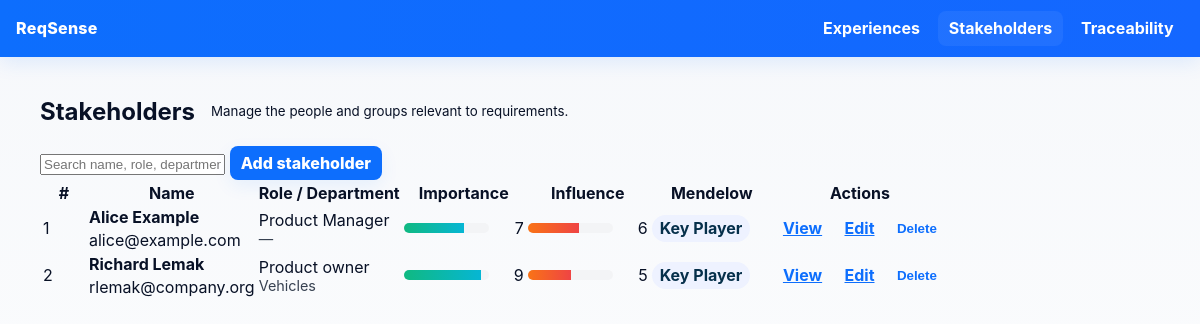
Before: /stakeholders/ with the older database file.
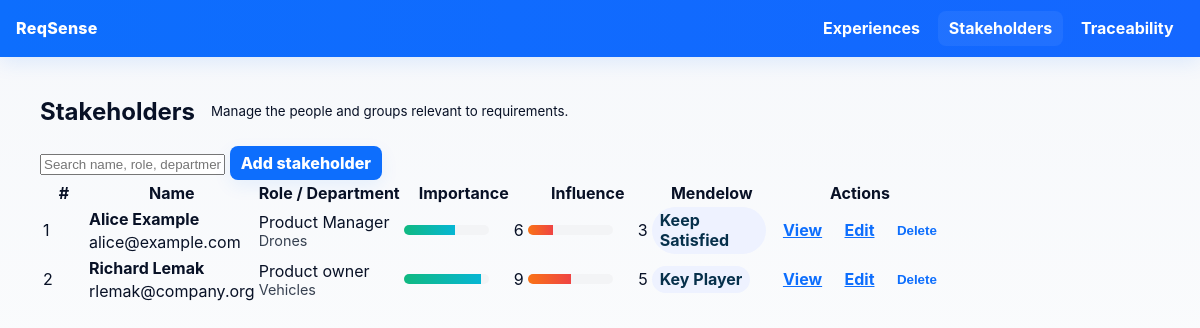
After: the same page with the newer database file.
### src/models.py (models this page shows)
class Stakeholder(db.Model):
    __tablename__ = 'stakeholders'
    id = db.Column(db.Integer, primary_key=True)
    name = db.Column(db.String(255), nullable=False)
    role = db.Column(db.String(255), nullable=True)
    department = db.Column(db.String(255), nullable=True)
    email = db.Column(db.String(255), nullable=True)
    type = db.Column(db.String(100), nullable=True)       # e.g. Customer, Partner, Internal
    importance = db.Column(db.Integer, nullable=True)    # 0..10
    influence = db.Column(db.Integer, nullable=True)     # 0..10
    notes = db.Column(db.Text, nullable=True)
    created_at = db.Column(db.DateTime(timezone=True), default=lambda: datetime.now(timezone.utc))
    experiences = db.relationship('Experience', back_populates='stakeholder', lazy='select')
    requirements = db.relationship(
        'RequirementSubmission',
        secondary=stakeholder_requirements,
        back_populates='stakeholders',
        lazy='select'
    )
    @property
    def mendelow_quadrant(self):
        if self.importance is None or self.influence is None:
            return 'n/a'
        try:
            imp = int(self.importance)
            inf = int(self.influence)
        except Exception:
            return 'n/a'
        if imp >= 5 and inf >= 5:
            return 'Key Player'
        if imp >= 5 and inf < 5:
            return 'Keep Satisfied'
        if imp < 5 and inf >= 5:
            return 'Keep Informed'
        return 'Monitor'

### src/routes/stakeholders.py (the view)
@stakeholders_bp.route('/', methods=['GET'])
def overview():
    stakeholders = Stakeholder.query.order_by(Stakeholder.name).all()
    return render_template('stakeholders/overview.html', stakeholders=stakeholders)

### src/templates/stakeholders/overview.html (shortened to what this page needs)
{% extends "base.html" %}
{% block content %}
<div class="stake-card">
  <div class="stake-header">
    <div style="display:flex;gap:1rem;align-items:center">
      <h2>Stakeholders</h2>
      <small class="small-muted">Manage the people and groups relevant to requirements.</small>
    </div>
    <div class="stake-actions">
      <input class="search-input" id="stake-search" placeholder="Search name, role, department..." aria-label="Search stakeholders">
      <a class="btn" href="{{ url_for('stakeholders.create') }}">Add stakeholder</a>
    </div>
  </div>
  <div class="table-wrap">
    <table class="stake-table" role="table" aria-label="Stakeholders list">
      <thead>
        <tr>
          <th style="width:42px">#</th>
          <th>Name</th>
          <th>Role / Department</th>
          <th style="width:120px">Importance</th>
          <th style="width:120px">Influence</th>
          <th style="width:120px">Mendelow</th>
          <th style="width:160px">Actions</th>
        </tr>
      </thead>
      <tbody id="stake-tbody">
        {% for s in stakeholders %}
        <tr data-name="{{ s.name|lower }}" data-role="{{ (s.role or '')|lower }}" data-dept="{{ (s.department or '')|lower }}">
          <td>{{ loop.index }}</td>
          <td>
            <div style="display:flex;flex-direction:column">
              <strong>{{ s.name }}</strong>
              <span class="small-muted" style="margin-top:.18rem">{{ s.email or '' }}</span>
            </div>
          </td>
          <td>
            <div class="small-muted">{{ s.role or '—' }}</div>
            <div style="font-size:.9rem;color:#374151">{{ s.department or '—' }}</div>
          </td>
          <td>
            <div style="display:flex;gap:.4rem;align-items:center">
              <div style="width:100%;background:#f3f4f6;border-radius:6px;height:10px;overflow:hidden">
                <div style="height:100%;background:linear-gradient(90deg,#10b981,#06b6d4);width:{{ (s.importance or 0) * 10 }}%"></div>
              </div>
              <div class="small-muted" style="min-width:28px;text-align:right">{{ s.importance if s.importance is not none else 'n/a' }}</div>
            </div>
          </td>
          <td>
            <div style="display:flex;gap:.4rem;align-items:center">
              <div style="width:100%;background:#f3f4f6;border-radius:6px;height:10px;overflow:hidden">
                <div style="height:100%;background:linear-gradient(90deg,#f97316,#ef4444);width:{{ (s.influence or 0) * 10 }}%"></div>
              </div>
              <div class="small-muted" style="min-width:28px;text-align:right">{{ s.influence if s.influence is not none else 'n/a' }}</div>
            </div>
          </td>
          <td>
            {% set q = s.mendelow_quadrant %}
            {% if q == 'Key Player' %}
              <span class="badge badge-key">Key Player</span>
            {% elif q == 'Keep Satisfied' %}
              <span class="badge badge-sat">Keep Satisfied</span>
            {% elif q == 'Keep Informed' %}
              <span class="badge badge-inf">Keep Informed</span>
            {% else %}
              <span class="badge badge-mon">Monitor</span>
            {% endif %}
          </td>
          <td>
            <div class="row-actions">
              <a class="action-btn" href="{{ url_for('stakeholders.view', stakeholder_id=s.id) }}">View</a>
              <a class="action-btn" href="{{ url_for('stakeholders.edit', stakeholder_id=s.id) }}">Edit</a>
              <form method="post" action="{{ url_for('stakeholders.delete', stakeholder_id=s.id) }}" style="display:inline" onsubmit="return confirm('Delete stakeholder?');">
                <button class="action-btn" type="submit">Delete</button>
              </form>
            </div>
          </td>
        </tr>
        {% else %}
        <tr><td colspan="7" class="small-muted">No stakeholders yet. Click "Add stakeholder" to create one.</td></tr>
        {% endfor %}
      </tbody>
    </table>
  </div>
</div>
{% endblock %}

Changed rows visible on the page:
changed Stakeholder "Alice Example": department "—" → "Drones"; importance "7" → "6"; influence "6" → "3"; department "Key Player" → "Keep Satisfied"
